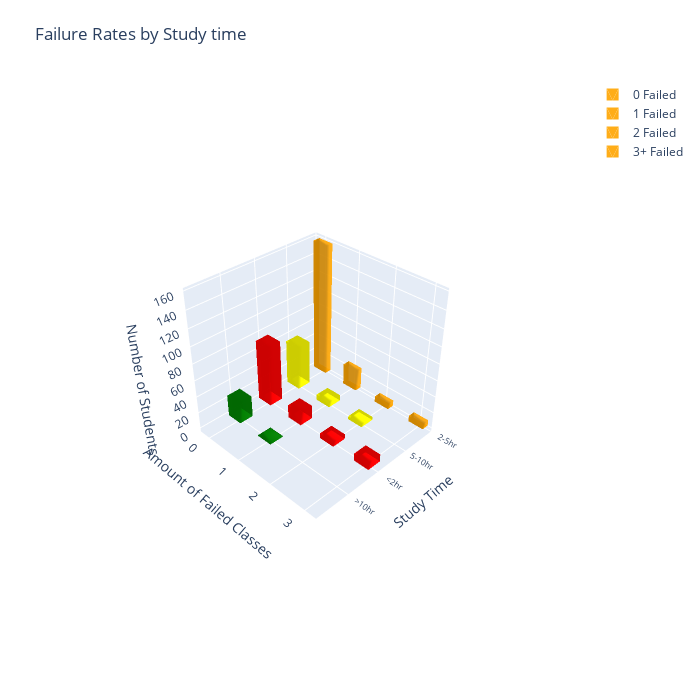

The code cell stored with this chart in its notebook:
### Markdown cell above
This dataset is a good way to correlate amount of studying to the amount students pass classes. This can be very useful to further justify the need for studying, and the positive correlation between studying and success in your classes. The data shows the people who studied lower had a higher rate of classes failed than those who studied for than 2 hours and beyond. I believe this data could be an eye opener for some students if a fail rate was at an extreme it could be very effective showing them, but would have to be partnered with study stratagies to put into effect for students.

### Code cell
# Mapping the studytime variables to usable labels for the data I'm using
studentStudies['studytime2']= studentStudies['studytime'].map({1:'<2hr' , 2: '2-5hr', 3:'5-10hr', 4:'>10hr'})

# aggregating the failure rate for each studytime
counts = studentStudies.groupby(['failures', 'studytime2']).size().unstack().fillna(0)

# Define dimensions
dx, dy = 0.4, 0.4 

studytimeColors = {'<2hr': 'red', '2-5hr':'orange', '5-10hr':'yellow', '>10hr':'green'} # colors to show a nice scheme of less studying is more red, more studying is green
failuresMap = {0: '0 Failed', 1: '1 Failed', 2: '2 Failed', 3: '3+ Failed'}

traces = []
for i, studytime in enumerate(counts.columns):  # X-axis: studytime
    for j, failures in enumerate(counts.index):  # Y-axis: failures amounts
        if counts.loc[failures, studytime] > 0:
            height = counts.loc[failures, studytime]
            
            # Vertexs from the Example code
            x0, x1 = i - dx/2, i + dx/2
            y0, y1 = j - dy/2, j + dy/2
            vertices = np.array([
                [x0, y0, 0], [x1, y0, 0], [x1, y1, 0], [x0, y1, 0],
                [x0, y0, height], [x1, y0, height], [x1, y1, height], [x0, y1, height]
            ])
            
            # Face code from the example code
            faces = [[0,1,2],[0,2,3],
                    [4,5,6],[4,6,7],
                    [0,1,5],[0,5,4],
                    [1,2,6],[1,6,5],
                    [2,3,7],[2,7,6],
                    [3,0,4],[3,4,7]]
            i_faces, j_faces, k_faces = zip(*faces)
            
            traces.append(go.Mesh3d(
                x=vertices[:, 0],
                y=vertices[:, 1],
                z=vertices[:, 2],
                i=i_faces, j=j_faces, k=k_faces,
                color=studytimeColors[studytime], #Color scheme is in a earlier jupyter node, make sure to initialize it if this isn't working.
                opacity=0.9,
                name=failuresMap[failures],
                showlegend=(i==0)
            ))

# Setting up some stuff for all the axis.
fig = go.Figure(data=traces)
fig.update_layout(
    title="Failure Rates by Study time",
    scene=dict(
        # X axis settings
        xaxis=dict(
            title="Study Time",
            tickvals=list(range(len(counts.columns))),
            ticktext=[str(a) for a in counts.columns],
            tickfont=dict(size=10),
            range=[0, len(counts.columns)]
            
        ),
        # Y axis settings
        yaxis=dict(
            title="Amount of Failed Classes",
            tickvals=list(range(len(counts.index))),
            ticktext=list(counts.index),
            tickangle=45
        ),
        # Z axis settings
        zaxis_title="Number of Students"
    ),
    margin=dict(l=50, r=50, b=50, t=80),
    width=700,
    height=700
)
fig.show()

### Figure 1 — Plotly figure (JSON) as saved in the notebook; plotly's stock layout.template omitted (floating-point values rounded to 4 significant figures)
{"data": [{"color": "orange", "i": [0, 0, 4, 4, 0, 0, 1, 1, 2, 2, 3, 3], "j": [1, 2, 5, 6, 1, 5, 2, 6, 3, 7, 0, 4], "k": [2, 3, 6, 7, 5, 4, 6, 5, 7, 6, 4, 7], "name": "0 Failed", "opacity": 0.9, "showlegend": true, "type": "mesh3d", "x": [-0.2, 0.2, 0.2, -0.2, -0.2, 0.2, 0.2, -0.2], "y": [-0.2, -0.2, 0.2, 0.2, -0.2, -0.2, 0.2, 0.2], "z": [0, 0, 0, 0, 158, 158, 158, 158]}, {"color": "orange", "i": [0, 0, 4, 4, 0, 0, 1, 1, 2, 2, 3, 3], "j": [1, 2, 5, 6, 1, 5, 2, 6, 3, 7, 0, 4], "k": [2, 3, 6, 7, 5, 4, 6, 5, 7, 6, 4, 7], "name": "1 Failed", "opacity": 0.9, "showlegend": true, "type": "mesh3d", "x": [-0.2, 0.2, 0.2, -0.2, -0.2, 0.2, 0.2, -0.2], "y": [0.8, 0.8, 1.2, 1.2, 0.8, 0.8, 1.2, 1.2], "z": [0, 0, 0, 0, 26, 26, 26, 26]}, {"color": "orange", "i": [0, 0, 4, 4, 0, 0, 1, 1, 2, 2, 3, 3], "j": [1, 2, 5, 6, 1, 5, 2, 6, 3, 7, 0, 4], "k": [2, 3, 6, 7, 5, 4, 6, 5, 7, 6, 4, 7], "name": "2 Failed", "opacity": 0.9, "showlegend": true, "type": "mesh3d", "x": [-0.2, 0.2, 0.2, -0.2, -0.2, 0.2, 0.2, -0.2], "y": [1.8, 1.8, 2.2, 2.2, 1.8, 1.8, 2.2, 2.2], "z": [0, 0, 0, 0, 7, 7, 7, 7]}, {"color": "orange", "i": [0, 0, 4, 4, 0, 0, 1, 1, 2, 2, 3, 3], "j": [1, 2, 5, 6, 1, 5, 2, 6, 3, 7, 0, 4], "k": [2, 3, 6, 7, 5, 4, 6, 5, 7, 6, 4, 7], "name": "3+ Failed", "opacity": 0.9, "showlegend": true, "type": "mesh3d", "visible": true, "x": [-0.2, 0.2, 0.2, -0.2, -0.2, 0.2, 0.2, -0.2], "y": [2.8, 2.8, 3.2, 3.2, 2.8, 2.8, 3.2, 3.2], "z": [0, 0, 0, 0, 7, 7, 7, 7]}, {"color": "yellow", "i": [0, 0, 4, 4, 0, 0, 1, 1, 2, 2, 3, 3], "j": [1, 2, 5, 6, 1, 5, 2, 6, 3, 7, 0, 4], "k": [2, 3, 6, 7, 5, 4, 6, 5, 7, 6, 4, 7], "name": "0 Failed", "opacity": 0.9, "showlegend": false, "type": "mesh3d", "x": [0.8, 1.2, 1.2, 0.8, 0.8, 1.2, 1.2, 0.8], "y": [-0.2, -0.2, 0.2, 0.2, -0.2, -0.2, 0.2, 0.2], "z": [0, 0, 0, 0, 54, 54, 54, 54]}, {"color": "yellow", "i": [0, 0, 4, 4, 0, 0, 1, 1, 2, 2, 3, 3], "j": [1, 2, 5, 6, 1, 5, 2, 6, 3, 7, 0, 4], "k": [2, 3, 6, 7, 5, 4, 6, 5, 7, 6, 4, 7], "name": "1 Failed", "opacity": 0.9, "showlegend": false, "type": "mesh3d", "x": [0.8, 1.2, 1.2, 0.8, 0.8, 1.2, 1.2, 0.8], "y": [0.8, 0.8, 1.2, 1.2, 0.8, 0.8, 1.2, 1.2], "z": [0, 0, 0, 0, 7, 7, 7, 7]}, {"color": "yellow", "i": [0, 0, 4, 4, 0, 0, 1, 1, 2, 2, 3, 3], "j": [1, 2, 5, 6, 1, 5, 2, 6, 3, 7, 0, 4], "k": [2, 3, 6, 7, 5, 4, 6, 5, 7, 6, 4, 7], "name": "2 Failed", "opacity": 0.9, "showlegend": false, "type": "mesh3d", "x": [0.8, 1.2, 1.2, 0.8, 0.8, 1.2, 1.2, 0.8], "y": [1.8, 1.8, 2.2, 2.2, 1.8, 1.8, 2.2, 2.2], "z": [0, 0, 0, 0, 4, 4, 4, 4]}, {"color": "red", "i": [0, 0, 4, 4, 0, 0, 1, 1, 2, 2, 3, 3], "j": [1, 2, 5, 6, 1, 5, 2, 6, 3, 7, 0, 4], "k": [2, 3, 6, 7, 5, 4, 6, 5, 7, 6, 4, 7], "name": "0 Failed", "opacity": 0.9, "showlegend": false, "type": "mesh3d", "x": [1.8, 2.2, 2.2, 1.8, 1.8, 2.2, 2.2, 1.8], "y": [-0.2, -0.2, 0.2, 0.2, -0.2, -0.2, 0.2, 0.2], "z": [0, 0, 0, 0, 74, 74, 74, 74]}, {"color": "red", "i": [0, 0, 4, 4, 0, 0, 1, 1, 2, 2, 3, 3], "j": [1, 2, 5, 6, 1, 5, 2, 6, 3, 7, 0, 4], "k": [2, 3, 6, 7, 5, 4, 6, 5, 7, 6, 4, 7], "name": "1 Failed", "opacity": 0.9, "showlegend": false, "type": "mesh3d", "x": [1.8, 2.2, 2.2, 1.8, 1.8, 2.2, 2.2, 1.8], "y": [0.8, 0.8, 1.2, 1.2, 0.8, 0.8, 1.2, 1.2], "z": [0, 0, 0, 0, 16, 16, 16, 16]}, {"color": "red", "i": [0, 0, 4, 4, 0, 0, 1, 1, 2, 2, 3, 3], "j": [1, 2, 5, 6, 1, 5, 2, 6, 3, 7, 0, 4], "k": [2, 3, 6, 7, 5, 4, 6, 5, 7, 6, 4, 7], "name": "2 Failed", "opacity": 0.9, "showlegend": false, "type": "mesh3d", "x": [1.8, 2.2, 2.2, 1.8, 1.8, 2.2, 2.2, 1.8], "y": [1.8, 1.8, 2.2, 2.2, 1.8, 1.8, 2.2, 2.2], "z": [0, 0, 0, 0, 6, 6, 6, 6]}, {"color": "red", "i": [0, 0, 4, 4, 0, 0, 1, 1, 2, 2, 3, 3], "j": [1, 2, 5, 6, 1, 5, 2, 6, 3, 7, 0, 4], "k": [2, 3, 6, 7, 5, 4, 6, 5, 7, 6, 4, 7], "name": "3+ Failed", "opacity": 0.9, "showlegend": false, "type": "mesh3d", "x": [1.8, 2.2, 2.2, 1.8, 1.8, 2.2, 2.2, 1.8], "y": [2.8, 2.8, 3.2, 3.2, 2.8, 2.8, 3.2, 3.2], "z": [0, 0, 0, 0, 9, 9, 9, 9]}, {"color": "green", "i": [0, 0, 4, 4, 0, 0, 1, 1, 2, 2, 3, 3], "j": [1, 2, 5, 6, 1, 5, 2, 6, 3, 7, 0, 4], "k": [2, 3, 6, 7, 5, 4, 6, 5, 7, 6, 4, 7], "name": "0 Failed", "opacity": 0.9, "showlegend": false, "type": "mesh3d", "x": [2.8, 3.2, 3.2, 2.8, 2.8, 3.2, 3.2, 2.8], "y": [-0.2, -0.2, 0.2, 0.2, -0.2, -0.2, 0.2, 0.2], "z": [0, 0, 0, 0, 26, 26, 26, 26]}, {"color": "green", "i": [0, 0, 4, 4, 0, 0, 1, 1, 2, 2, 3, 3], "j": [1, 2, 5, 6, 1, 5, 2, 6, 3, 7, 0, 4], "k": [2, 3, 6, 7, 5, 4, 6, 5, 7, 6, 4, 7], "name": "1 Failed", "opacity": 0.9, "showlegend": false, "type": "mesh3d", "x": [2.8, 3.2, 3.2, 2.8, 2.8, 3.2, 3.2, 2.8], "y": [0.8, 0.8, 1.2, 1.2, 0.8, 0.8, 1.2, 1.2], "z": [0, 0, 0, 0, 1, 1, 1, 1]}], "layout": {"height": 700, "margin": {"b": 50, "l": 50, "r": 50, "t": 80}, "scene": {"aspectmode": "auto", "aspectratio": {"x": 1, "y": 1, "z": 1}, "camera": {"center": {"x": 0, "y": 0, "z": 0}, "eye": {"x": 2.275, "y": 2.275, "z": 2.275}, "projection": {"type": "perspective"}, "up": {"x": 0.001061, "y": -0.00106, "z": 1.0}}, "xaxis": {"range": [0, 4], "tickfont": {"size": 10}, "ticktext": ["2-5hr", "5-10hr", "<2hr", ">10hr"], "tickvals": [0, 1, 2, 3], "title": {"text": "Study Time"}, "type": "linear"}, "yaxis": {"tickangle": 45, "ticktext": [0, 1, 2, 3], "tickvals": [0, 1, 2, 3], "title": {"text": "Amount of Failed Classes"}, "type": "linear"}, "zaxis": {"title": {"text": "Number of Students"}, "type": "linear"}}, "title": {"text": "Failure Rates by Study time"}, "width": 700}}
